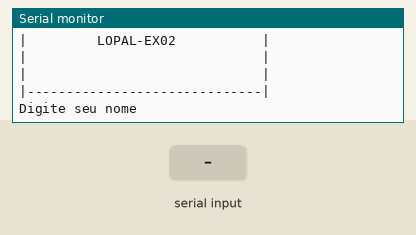
A sketch run on a simulated Arduino Uno, built with avr-gcc and run on an emulated ATmega328P. Shown: the last lines printed to the serial monitor. The inputs (shaded band) are chosen by the test bench.

Above: at 1.2 s.
1.3 s: "90,45\n" received over Serial
At 3.5 s:
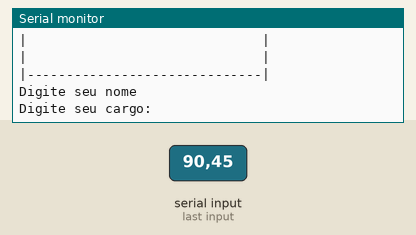
3.8 s: "30,150\n" received over Serial
At 5.7 s:
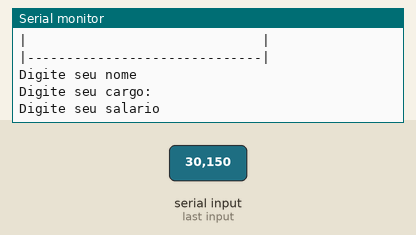
6.3 s: "5\n" received over Serial
At 8.0 s:
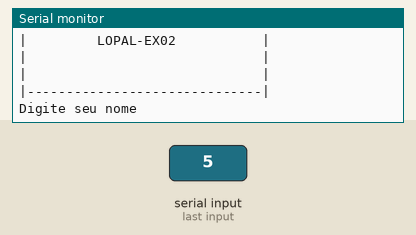

Measured:
- after the input at 1.3 s, the serial monitor: prints a new line after 1.0 s (image 1)
- after the input at 3.8 s, the serial monitor: prints a new line after 1.0 s (image 2)
- after the input at 6.3 s, the serial monitor: prints a new line at once (image 3)

The sketch:

lopal_ex071.ino
```cpp
// Faça um programa que receba o nome, cargo e salário de um funcionário. Calcule o
//salário acrescido de 10%. Ao final exiba o nome, o cargo e o novo salário desse
//funcionário.

//Variáveis
String nome = "";
String cargo = "";
float salario = 0.0;
float acrescimo = 0;

void setup()
{
  Serial.begin(9600);
}

void loop()
{
  Serial.println("|------------------------------|");
  Serial.println("|                              |");
  Serial.println("|                              |");
  Serial.println("|         LOPAL-EX02           |");
  Serial.println("|                              |");
  Serial.println("|                              |");
  Serial.println("|------------------------------|");


  Serial.println();//pula um linha
    Serial.println();//pula um linha


  //Entrada
  Serial.println("Digite seu nome");
  while(! Serial.available());
  nome = Serial.readString();

  Serial.println("Digite seu cargo:");
  while(! Serial.available());
  cargo = Serial.readString();

  Serial.println("Digite seu salario");
  while(! Serial.available());
  salario = Serial.readStringUntil('\n').toFloat();

  //processamento

  acrescimo = salario * 1.10;

    //Saída

    Serial.println("Nome: " + nome);
  Serial.println("Cargo: " + cargo);
  Serial.println("O seu salario apos acrscimo eh: " + String(acrescimo));
  Serial.println (acrescimo, 2);
}
```
